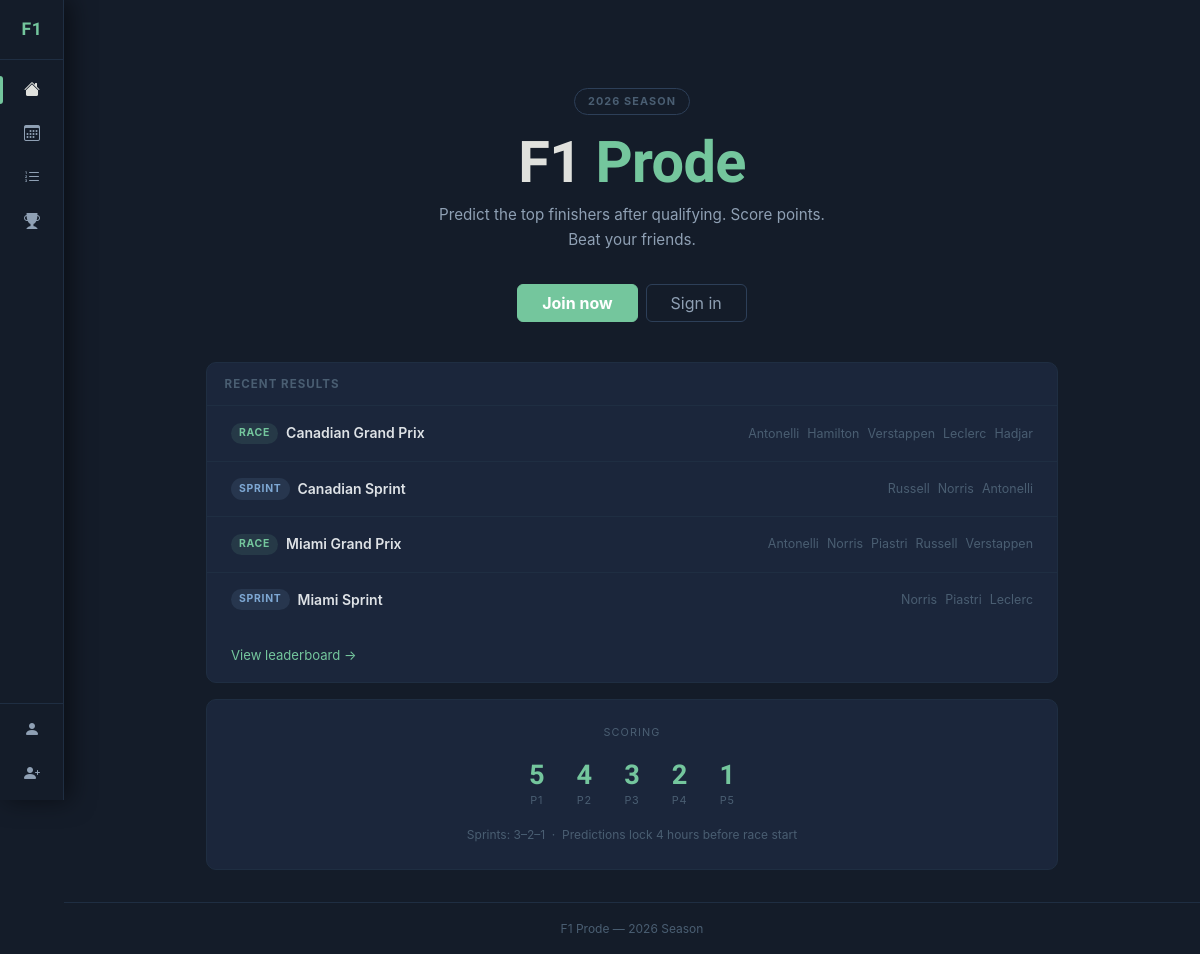
The page / on the database its author committed.
### app/models.py (models this page shows, shortened)
class Race(db.Model):
    id = db.Column(db.Integer, primary_key=True)
    name = db.Column(db.String(100), nullable=False)
    round_number = db.Column(db.Integer, nullable=False)
    season = db.Column(db.Integer, nullable=False, default=2025)
    race_date = db.Column(db.DateTime)
    race_type = db.Column(db.String(10), nullable=False, default='race')  # 'race' or 'sprint'
    season_half = db.Column(db.Integer, default=1)  # 1 = before summer break, 2 = after
    is_completed = db.Column(db.Boolean, default=False)
    predictions_open = db.Column(db.Boolean, default=True)
    predictions = db.relationship('Prediction', backref='race', lazy=True)
    result = db.relationship('RaceResult', backref='race', uselist=False)

class RaceResult(db.Model):
    id = db.Column(db.Integer, primary_key=True)
    race_id = db.Column(db.Integer, db.ForeignKey('race.id'), nullable=False, unique=True)
    pos1 = db.Column(db.String(100))
    pos2 = db.Column(db.String(100))
    pos3 = db.Column(db.String(100))
    pos4 = db.Column(db.String(100))
    pos5 = db.Column(db.String(100))
    fetched_at = db.Column(db.DateTime, default=datetime.utcnow)

### app/routes/main.py (the view)
@main_bp.route('/')
def index():
    from flask_login import current_user
    from app.models import Prediction
    next_race = get_next_race()
    recent = (Race.query
              .filter_by(season=Config.CURRENT_SEASON, is_completed=True)
              .order_by(Race.race_date.desc())
              .limit(4)
              .all())
    user_preds = {}
    if current_user.is_authenticated:
        ids = [r.id for r in recent]
        user_preds = {p.race_id: p for p in
                      Prediction.query.filter(Prediction.user_id == current_user.id,
                                              Prediction.race_id.in_(ids)).all()}
    return render_template('index.html', next_race=next_race, recent=recent, user_preds=user_preds)

### app/routes/main.py (called while the page is built)
def get_next_race():
    now = datetime.utcnow()
    return (Race.query
            .filter_by(season=Config.CURRENT_SEASON, is_completed=False, predictions_open=True)
            .filter(Race.race_date >= now - timedelta(hours=4))  # still show up to 4h before race
            .order_by(Race.race_date)
            .first())

### app/templates/index.html (shortened to what this page needs)
{% extends "base.html" %}
{% block content %}
<div class="hero">
  <div class="season-pill">2026 Season</div>
  <h1 class="hero-title">F1 <span style="color:var(--accent)">Prode</span></h1>
  <p style="color:var(--text-2);max-width:400px;margin:.5rem auto 2rem;font-size:.95rem">
    Predict the top finishers after qualifying. Score points. Beat your friends.
  </p>
  {% if current_user.is_authenticated %}
    {% if next_race %}
      <div style="margin-bottom:.75rem">
        <a href="{{ url_for('predictions.predict', race_id=next_race.id) }}"
           class="btn btn-danger btn-lg px-5" style="font-size:1rem;letter-spacing:.04em">
          Predict
        </a>
      </div>
      <p style="font-size:.8rem;color:var(--text-3)">
        {{ next_race.name }}
        {% if next_race.race_date %}&mdash; {{ next_race.race_date.strftime('%d %b') }}{% endif %}
      </p>
    {% else %}
      <p style="color:var(--text-3);font-size:.9rem">No upcoming races right now.</p>
    {% endif %}
  {% else %}
    <div class="d-flex gap-2 justify-content-center">
      <a href="{{ url_for('auth.register') }}" class="btn btn-danger px-4">Join now</a>
      <a href="{{ url_for('auth.login') }}" class="btn btn-outline-secondary px-4">Sign in</a>
    </div>
  {% endif %}
</div>
{% if recent %}
<div class="card">
  <div class="card-header">Recent results</div>
  {% for race in recent %}
  {% set pred = user_preds.get(race.id) %}
  {% set picks = [pred.pos1, pred.pos2, pred.pos3, pred.pos4, pred.pos5] if pred else [] %}
  <div class="recent-row d-flex align-items-center justify-content-between px-4 py-3"
       style="border-bottom:1px solid var(--border-subtle){% if loop.last %};border-bottom:none{% endif %}">
    <div class="d-flex align-items-center gap-2">
      <span class="badge-{{ race.race_type }}">{{ race.race_type }}</span>
      <span style="font-weight:600;font-size:.875rem">{{ race.name }}</span>
    </div>
    {% if race.result %}
    {% set res = [race.result.pos1, race.result.pos2, race.result.pos3,
                  race.result.pos4, race.result.pos5] if race.race_type != 'sprint'
                 else [race.result.pos1, race.result.pos2, race.result.pos3] %}
    <div class="recent-drivers d-flex gap-2">
      {% for name in res %}
      {% if name %}
      {% set hit = picks and loop.index0 < picks|length and picks[loop.index0] and picks[loop.index0].lower() == name.lower() %}
      <span style="font-size:.78rem;color:{% if hit %}var(--green){% else %}var(--text-3){% endif %}">
        {{ name }}
      </span>
      {% endif %}
      {% endfor %}
    </div>
    {% endif %}
  </div>
  {% endfor %}
  <div class="px-4 py-3">
    <a href="{{ url_for('leaderboard.index') }}" style="font-size:.82rem;color:var(--accent)">View leaderboard →</a>
  </div>
</div>
{% endif %}
<div class="card mt-3">
  <div class="card-body py-4">
    <p style="font-size:.68rem;text-transform:uppercase;letter-spacing:.1em;color:var(--text-3);text-align:center;margin-bottom:1.25rem">Scoring</p>
    <div class="scoring-grid">
      <div class="scoring-item"><div class="scoring-pts">5</div><div class="scoring-lbl">P1</div></div>
      <div class="scoring-item"><div class="scoring-pts">4</div><div class="scoring-lbl">P2</div></div>
      <div class="scoring-item"><div class="scoring-pts">3</div><div class="scoring-lbl">P3</div></div>
      <div class="scoring-item"><div class="scoring-pts">2</div><div class="scoring-lbl">P4</div></div>
      <div class="scoring-item"><div class="scoring-pts">1</div><div class="scoring-lbl">P5</div></div>
    </div>
    <p style="text-align:center;color:var(--text-3);font-size:.75rem;margin-top:1rem;margin-bottom:0">
      Sprints: 3–2–1 &nbsp;·&nbsp; Predictions lock 4 hours before race start
    </p>
  </div>
</div>
{% endblock %}

### app/templates/base.html (shortened to what this page needs)
<!DOCTYPE html>
<html lang="en" data-bs-theme="dark">
<head>
  <link href="https://cdn.jsdelivr.net/npm/bootstrap@5.3.3/dist/css/bootstrap.min.css" rel="stylesheet">
  <link href="https://cdn.jsdelivr.net/npm/bootstrap-icons@1.11.3/font/bootstrap-icons.css" rel="stylesheet">
  <link href="{{ url_for('static', filename='css/style.css') }}" rel="stylesheet">
</head>
<body>
<div class="app">
  <aside class="sidebar">
    <div class="sidebar-logo">
      <span class="sidebar-logo-icon">F1</span>
    </div>
    <nav class="sidebar-nav">
      <a href="{{ url_for('main.index') }}"
         class="sidebar-item {% if request.blueprint == 'main' %}active{% endif %}">
        <span class="sidebar-icon"><i class="bi bi-house-fill"></i></span>
      </a>
      <a href="{{ url_for('calendar.index') }}"
         class="sidebar-item {% if request.blueprint == 'calendar' %}active{% endif %}">
        <span class="sidebar-icon"><i class="bi bi-calendar3"></i></span>
      </a>
      <a href="{{ url_for('predictions.index') }}"
         class="sidebar-item {% if request.blueprint == 'predictions' %}active{% endif %}">
        <span class="sidebar-icon"><i class="bi bi-list-ol"></i></span>
      </a>
      <a href="{{ url_for('leaderboard.index') }}"
         class="sidebar-item {% if request.blueprint == 'leaderboard' %}active{% endif %}">
        <span class="sidebar-icon"><i class="bi bi-trophy-fill"></i></span>
      </a>
    </nav>
    <div class="sidebar-section">
      {% if current_user.is_authenticated %}
      <a href="{{ url_for('auth.change_password') }}"
         class="sidebar-item {% if request.endpoint == 'auth.change_password' %}active{% endif %}">
        <span class="sidebar-icon"><i class="bi bi-person-circle"></i></span>
        <span class="sidebar-user-name">{{ current_user.username }}</span>
      </a>
      <a href="{{ url_for('auth.logout') }}" class="sidebar-item">
        <span class="sidebar-icon"><i class="bi bi-box-arrow-right"></i></span>
        <span class="sidebar-label">Sign out</span>
      </a>
      {% else %}
      <a href="{{ url_for('auth.login') }}"
         class="sidebar-item {% if request.endpoint == 'auth.login' %}active{% endif %}">
        <span class="sidebar-icon"><i class="bi bi-person-fill"></i></span>
      </a>
      <a href="{{ url_for('auth.register') }}"
         class="sidebar-item {% if request.endpoint == 'auth.register' %}active{% endif %}">
        <span class="sidebar-icon"><i class="bi bi-person-plus-fill"></i></span>
      </a>
      {% endif %}
    </div>
  </aside>
  <div class="main-wrap">
    <div class="main-content">
      {% block content %}{% endblock %}
    </div>
    <footer>F1 Prode &mdash; 2026 Season</footer>
  </div>
</div>
</body>
</html>

### rows shown on the page
Race: race_type "RACE", name "Canadian Grand Prix"
RaceResult: pos1 "Antonelli", pos2 "Hamilton", pos3 "Verstappen", pos4 "Leclerc", pos5 "Hadjar"
Race: race_type "SPRINT", name "Canadian Sprint"
RaceResult: pos1 "Russell", pos2 "Norris", pos3 "Antonelli"
Race: race_type "RACE", name "Miami Grand Prix"
RaceResult: pos1 "Antonelli", pos2 "Norris", pos3 "Piastri", pos4 "Russell", pos5 "Verstappen"
Race: race_type "SPRINT", name "Miami Sprint"
RaceResult: pos1 "Norris", pos2 "Piastri", pos3 "Leclerc"
